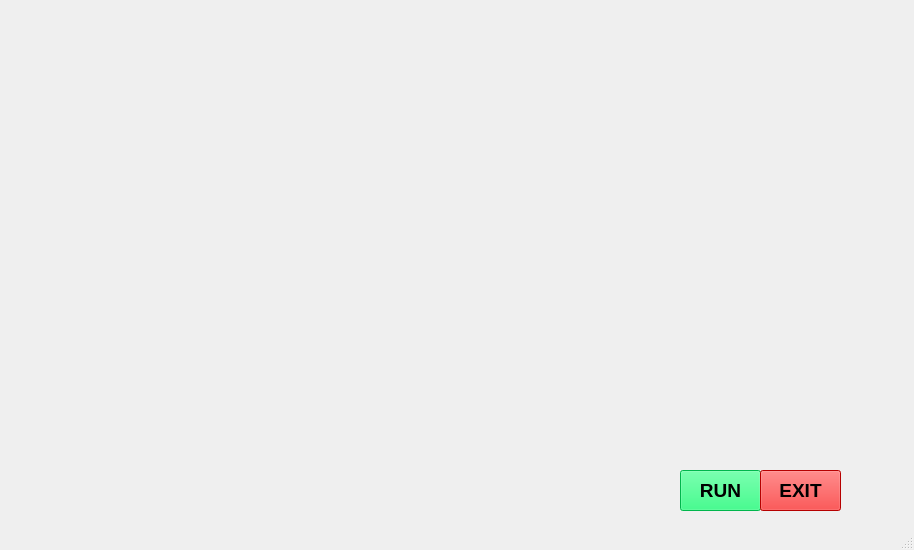
<?xml version="1.0" encoding="UTF-8"?>
<ui version="4.0">
 <class>FridayUI</class>
 <widget class="QMainWindow" name="FridayUI">
  <property name="geometry">
   <rect>
    <x>0</x>
    <y>0</y>
    <width>914</width>
    <height>550</height>
   </rect>
  </property>
  <property name="windowTitle">
   <string>MainWindow</string>
  </property>
  <widget class="QWidget" name="centralwidget">
   <widget class="QLabel" name="Fridayui">
    <property name="geometry">
     <rect>
      <x>0</x>
      <y>0</y>
      <width>921</width>
      <height>541</height>
     </rect>
    </property>
    <property name="text">
     <string/>
    </property>
    <property name="pixmap">
     <pixmap>assets/Friday.gif</pixmap>
    </property>
    <property name="scaledContents">
     <bool>true</bool>
    </property>
    <property name="alignment">
     <set>Qt::AlignCenter</set>
    </property>
   </widget>
   <widget class="QPushButton" name="pushButton">
    <property name="geometry">
     <rect>
      <x>680</x>
      <y>470</y>
      <width>81</width>
      <height>41</height>
     </rect>
    </property>
    <property name="font">
     <font>
      <pointsize>14</pointsize>
      <weight>75</weight>
      <bold>true</bold>
     </font>
    </property>
    <property name="styleSheet">
     <string notr="true">background-color: rgb(0, 255, 106);</string>
    </property>
    <property name="text">
     <string>RUN</string>
    </property>
   </widget>
   <widget class="QPushButton" name="pushButton_2">
    <property name="geometry">
     <rect>
      <x>760</x>
      <y>470</y>
      <width>81</width>
      <height>41</height>
     </rect>
    </property>
    <property name="font">
     <font>
      <pointsize>14</pointsize>
      <weight>75</weight>
      <bold>true</bold>
     </font>
    </property>
    <property name="styleSheet">
     <string notr="true">background-color: rgb(255, 0, 0);</string>
    </property>
    <property name="text">
     <string>EXIT</string>
    </property>
   </widget>
   <widget class="QLabel" name="label_4">
    <property name="geometry">
     <rect>
      <x>0</x>
      <y>10</y>
      <width>411</width>
      <height>71</height>
     </rect>
    </property>
    <property name="text">
     <string/>
    </property>
    <property name="pixmap">
     <pixmap>assets/Loading.gif</pixmap>
    </property>
   </widget>
   <widget class="QTextBrowser" name="textBrowser">
    <property name="geometry">
     <rect>
      <x>450</x>
      <y>10</y>
      <width>231</width>
      <height>41</height>
     </rect>
    </property>
    <property name="font">
     <font>
      <family>Tw Cen MT</family>
      <pointsize>16</pointsize>
      <weight>75</weight>
      <bold>true</bold>
     </font>
    </property>
    <property name="styleSheet">
     <string notr="true">background: transparent;</string>
    </property>
   </widget>
   <widget class="QTextBrowser" name="textBrowser_2">
    <property name="geometry">
     <rect>
      <x>680</x>
      <y>10</y>
      <width>231</width>
      <height>41</height>
     </rect>
    </property>
    <property name="font">
     <font>
      <family>Tw Cen MT</family>
      <pointsize>16</pointsize>
      <weight>75</weight>
      <bold>true</bold>
     </font>
    </property>
    <property name="styleSheet">
     <string notr="true">background: transparent;
</string>
    </property>
   </widget>
  </widget>
  <widget class="QStatusBar" name="statusbar"/>
 </widget>
 <resources/>
 <connections/>
</ui>
